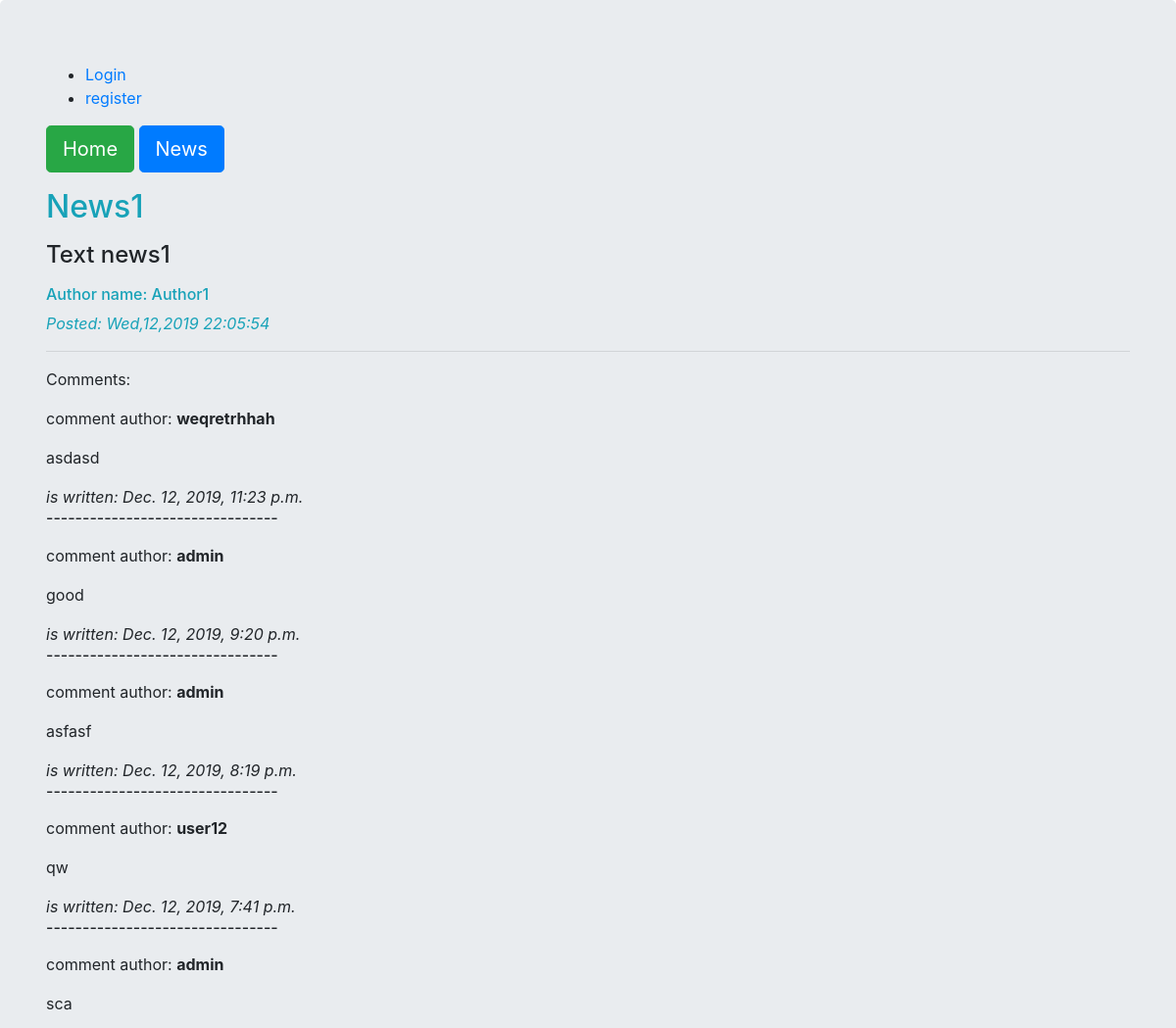
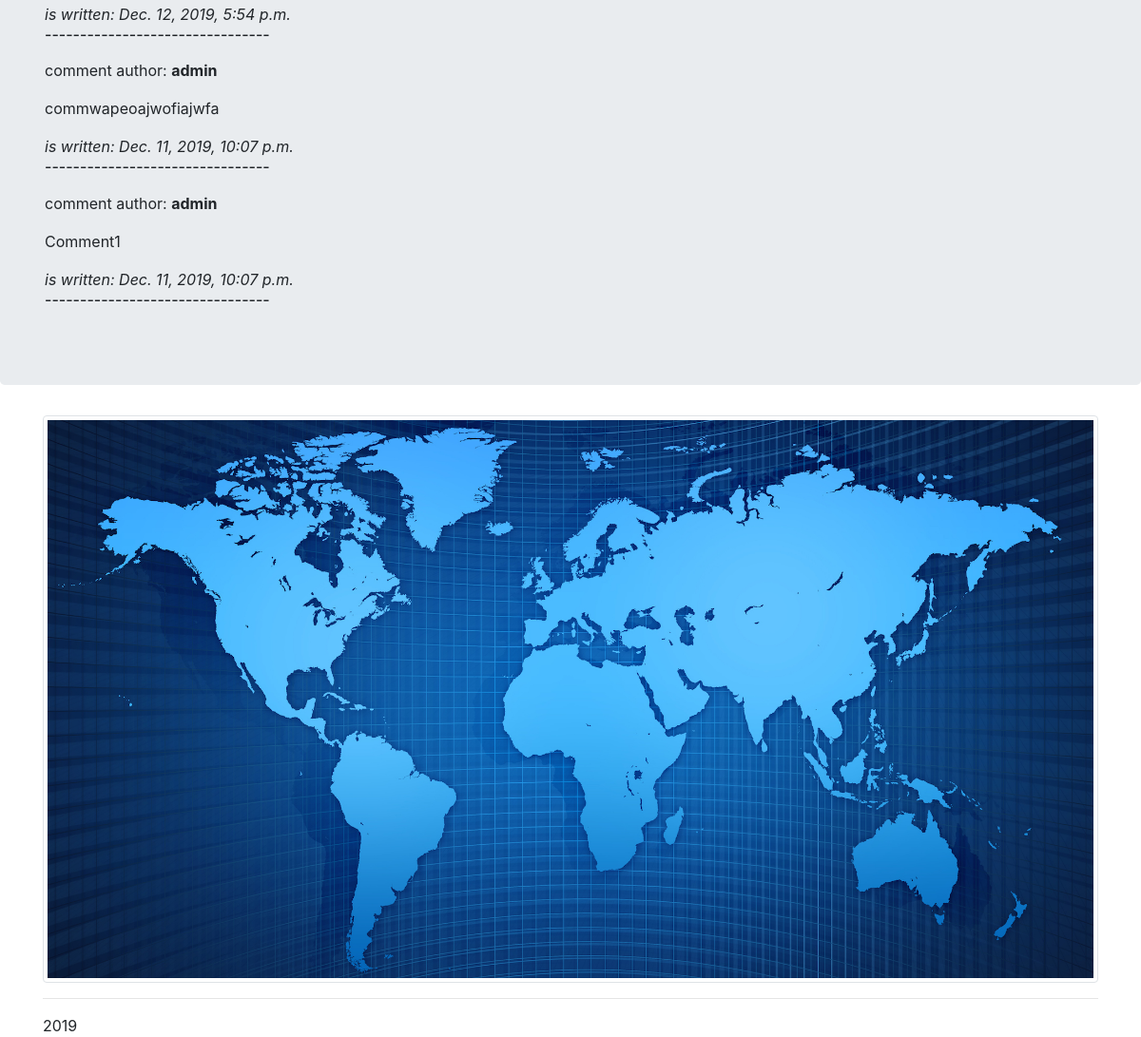
The app's page /8/ with its own data (2 pictures, top to bottom).
### news/models.py (models this page shows, shortened)
class News(models.Model):
    title = models.CharField(max_length=50)
    text_news = RichTextUploadingField()
    author_text = models.CharField(max_length=50)
    pub_date = models.DateTimeField()
    is_public = models.BooleanField(default=False)

class Comment(models.Model):
    news = models.ForeignKey(News, on_delete=models.CASCADE)
    comment_text = RichTextUploadingField()
    author_name = models.CharField(max_length=50)
    pub_date = models.DateTimeField()

### news/views.py (the view)
# urls.py: path('<int:news_id>/', views.detail, name= 'detail'),
def detail(request, news_id):
    try:
        a = News.objects.get(id = news_id)
    except:
        raise Http404('Not found')
    comments = a.comment_set.order_by('-id')[:10]
    return render(request, 'news/post.html', {'news': a, 'comments': comments})

### news/templates/news/post.html (shortened to what this page needs)
{% extends "news/wrapper.html" %}}
{% block content %}
    <h2 class="text-info">{{news.title}}</h2>
    <h4>{% autoescape off %} {{news.text_news|safe|linebreaks}}{% endautoescape %}</h4>
    <h6 class="text-info">Author name: {{news.author_text}}</h6>
    <em class="text-info">Posted: {{news.pub_date|date:"D,m,Y  H:i:s"}}</em>
    <hr>
    <p>Comments: </p>
    {% if comments %}
        {% for c in comments %}
            <p>comment author:
                <strong>{{c.author_name}}</strong>
                <p>{% autoescape off %} {{c.comment_text}}{% endautoescape %}</p>
                <em>is written: {{c.pub_date}}</em>
                <h6>--------------------------------</h6>
            </p>
        {% endfor %}
{% endif %}
{% endblock %}

### news/templates/news/wrapper.html (shortened to what this page needs)
<!DOCTYPE html>
<html lang="en" xmlns="http://www.w3.org/1999/html">
<head>
    {% load static %}
    <link rel="stylesheet" href="{% static 'css/bootstrap.min.css' %}" type="text/css" >
</head>
<body>
<div class="jumbotron">
    <div class="container">
    <ul class="sidebar-nav">
   {% if user.is_authenticated %}
     <li>User: {{ user.get_username }}</li>
     <li><a href="{% url 'account_logout'%}?next={{request.path}}">Logout</a></li>
   {% else %}
     <li><a href="{% url 'account_login'%}?next={{request.path}}">Login</a></li>
     <li><a href="{% url 'account_signup'%}?next={{request.path}}">register</a></li>
   {% endif %}
  </ul>
        <p>
        <a href="/" class="btn btn-success btn-lg">Home</a>
        <a href="news/" class="btn btn-primary btn-lg">News</a>
        </p>
            {% block content %}
            {% endblock %}
    </div>
</div>
<div class="container">
    <img src="{% static 'news/images/background.jpg' %}"
    class="img-thumbnail">
    <hr>2019</hr>
</div>
</body>
</html>

### records on screen
News: title "News1", text_news "Text news1", author_text "Author1", pub_date "Wed,12,2019 22:05:54"
Comment: author_name "weqretrhhah", comment_text "asdasd", pub_date "Dec. 12, 2019, 11:23 p.m."
Comment: author_name "admin", comment_text "good", pub_date "Dec. 12, 2019, 9:20 p.m."
Comment: author_name "admin", comment_text "asfasf", pub_date "Dec. 12, 2019, 8:19 p.m."
Comment: author_name "user12", comment_text "qw", pub_date "Dec. 12, 2019, 7:41 p.m."
Comment: author_name "admin", comment_text "sca", pub_date "Dec. 12, 2019, 5:54 p.m."
Comment: author_name "admin", comment_text "commwapeoajwofiajwfa", pub_date "Dec. 11, 2019, 10:07 p.m."
Comment: author_name "admin", comment_text "Comment1", pub_date "Dec. 11, 2019, 10:07 p.m."
